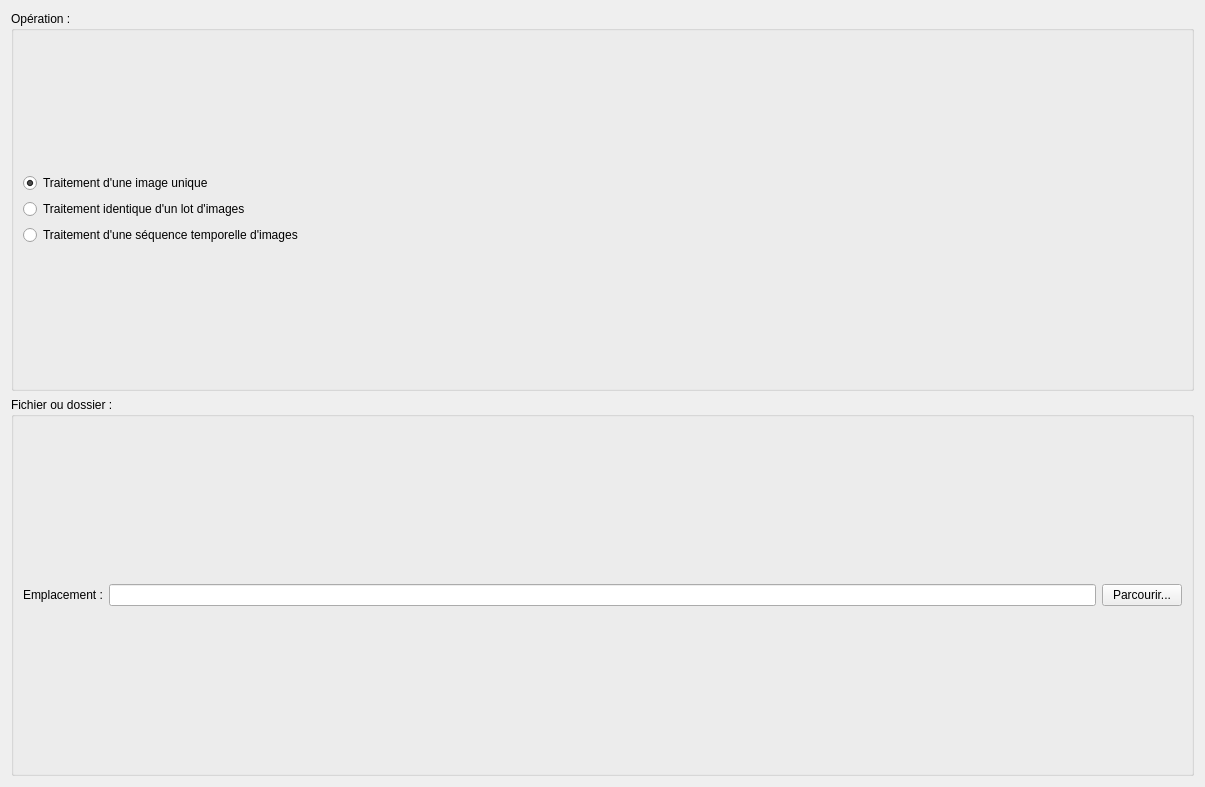
<?xml version="1.0" encoding="UTF-8"?>
<ui version="4.0">
 <class>IntroForm</class>
 <widget class="QWidget" name="IntroForm">
  <property name="geometry">
   <rect>
    <x>0</x>
    <y>0</y>
    <width>1205</width>
    <height>787</height>
   </rect>
  </property>
  <property name="windowTitle">
   <string>Form</string>
  </property>
  <layout class="QGridLayout" name="gridLayout_5">
   <item row="0" column="0">
    <layout class="QGridLayout" name="gridLayout_4">
     <item row="0" column="0">
      <widget class="QGroupBox" name="groupBox">
       <property name="title">
        <string>Opération :</string>
       </property>
       <layout class="QGridLayout" name="gridLayout">
        <item row="0" column="0">
         <layout class="QVBoxLayout" name="verticalLayout_2">
          <item>
           <widget class="QRadioButton" name="radioButton">
            <property name="text">
             <string>Traitement d'une image unique</string>
            </property>
            <property name="checked">
             <bool>true</bool>
            </property>
           </widget>
          </item>
          <item>
           <widget class="QRadioButton" name="radioButton_2">
            <property name="text">
             <string>Traitement identique d'un lot d'images</string>
            </property>
           </widget>
          </item>
          <item>
           <widget class="QRadioButton" name="radioButton_3">
            <property name="text">
             <string>Traitement d'une séquence temporelle d'images</string>
            </property>
           </widget>
          </item>
         </layout>
        </item>
       </layout>
      </widget>
     </item>
     <item row="1" column="0">
      <widget class="QGroupBox" name="groupBox_2">
       <property name="title">
        <string>Fichier ou dossier :</string>
       </property>
       <layout class="QGridLayout" name="gridLayout_2">
        <item row="0" column="0">
         <layout class="QVBoxLayout" name="verticalLayout">
          <item>
           <layout class="QHBoxLayout" name="horizontalLayout">
            <item>
             <widget class="QLabel" name="label">
              <property name="text">
               <string>Emplacement :</string>
              </property>
             </widget>
            </item>
            <item>
             <widget class="QLineEdit" name="lineEdit"/>
            </item>
            <item>
             <widget class="QPushButton" name="pushButton">
              <property name="text">
               <string>Parcourir...</string>
              </property>
             </widget>
            </item>
           </layout>
          </item>
         </layout>
        </item>
       </layout>
      </widget>
     </item>
    </layout>
   </item>
  </layout>
 </widget>
 <resources/>
 <connections/>
</ui>
